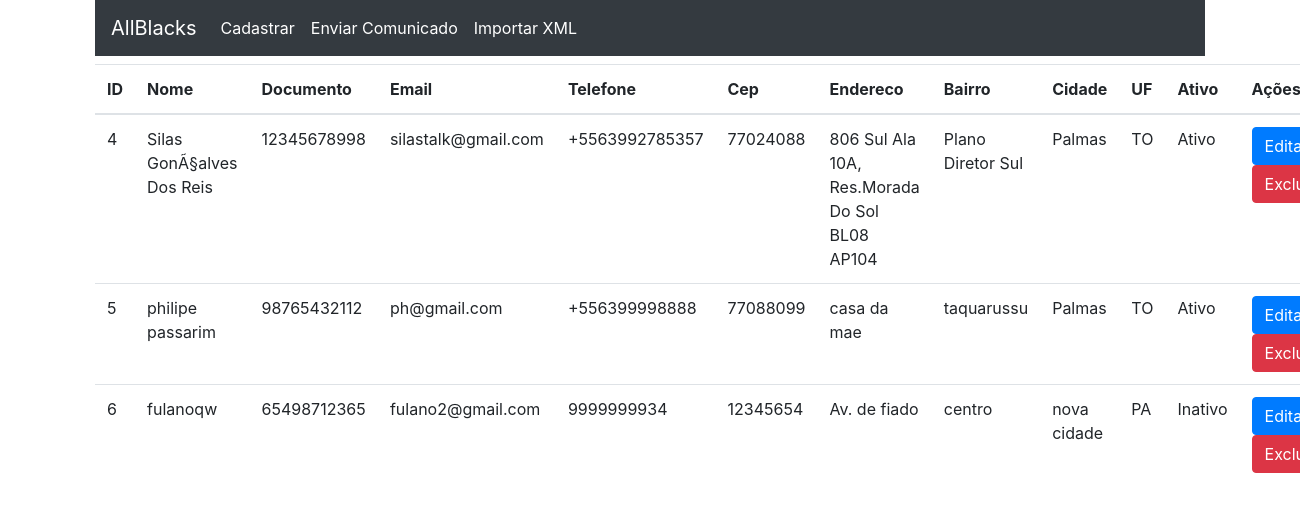
Before: / with the older database file.
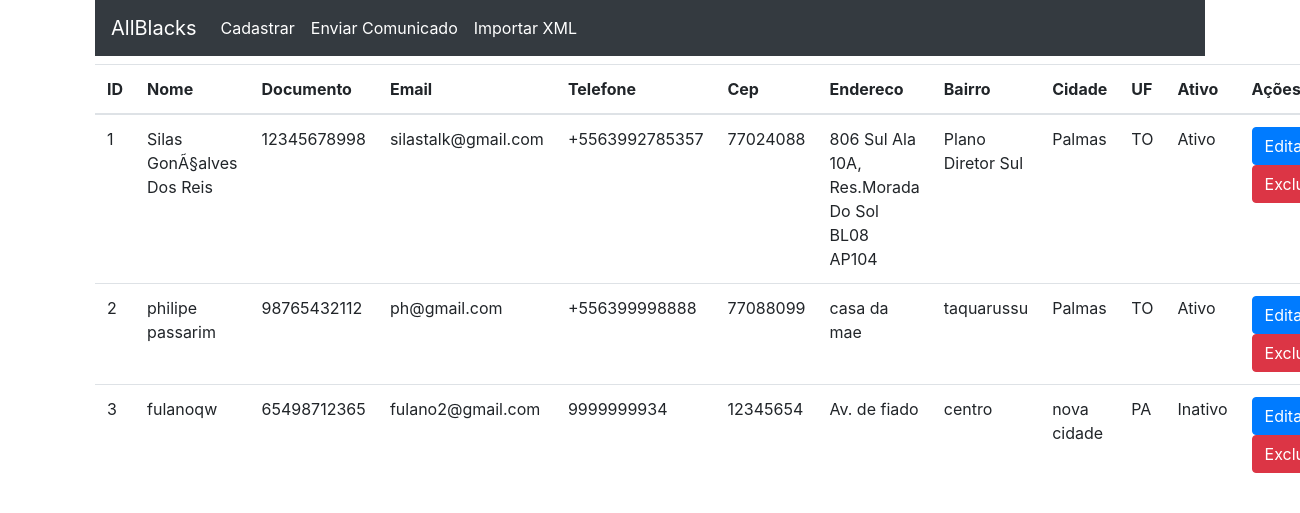
After: the same page with the newer database file.
### tables this page shows
CREATE TABLE IF NOT EXISTS `torcedores` (
  `id` int(11) NOT NULL AUTO_INCREMENT,
  `nome` varchar(100) NOT NULL,
  `documento` varchar(11) NOT NULL,
  `email` varchar(50) DEFAULT NULL,
  `telefone` varchar(15) DEFAULT NULL,
  `cep` varchar(9) NOT NULL,
  `endereco` varchar(100) NOT NULL,
  `bairro` varchar(50) NOT NULL,
  `cidade` varchar(50) NOT NULL,
  `uf` varchar(2) NOT NULL,
  `ativo` enum('1','') DEFAULT NULL,
  PRIMARY KEY (`id`)
);

### index.php (called while the page is built, shortened)
<?php
$torcedores = Torcedor::getTorcedores();
include __DIR__.'/includes/header.php';
include __DIR__.'/includes/list.php';
include __DIR__.'/includes/footer.php';

### app/Db/Database.php (called while the page is built, shortened)
<?php
class Database{
    private $table;
    private $connection;
    public function __construct($table = null)
    {
        $this->table = $table;
    }
    private function setConnection(){
        try{
            $this->connection = new PDO('mysql:host='.self::HOST.';dbname='.self::DBNAME,self::USER,self::PASSWORD);
            $this->connection->setAttribute(PDO::ATTR_ERRMODE, PDO::ERRMODE_EXCEPTION);
        }catch(PDOException $e){
            die('ERROR: '.$e->getMessage());
        }
    }
    public function execute($query, $params = []){
        try{
            $statement = $this->connection->prepare($query);
            $statement->execute($params);
            return $statement;
        }catch(PDOException $e){
            die('ERROR: '.$e->getMessage());
        }
    }
    public function select($where = null, $order = null, $limit = null, $fields = '*'){
        $where = strlen($where) ? 'WHERE '.$where : '';
        $order = strlen($order) ? 'ORDER BY '.$order : '';
        $limit = strlen($limit) ? 'LIMIT '.$limit : '';
        $query = 'SELECT '.$fields.' FROM '.$this->table.' '.$where.' '.$order.' '.$limit;
        return $this->execute($query);
    }
}

### app/Entity/Torcedor.php (called while the page is built, shortened)
<?php
class Torcedor{
    public static function getTorcedores($where = null, $order = null, $limit = null){
        return (new Database('torcedores'))->select($where, $order, $limit)
                                            ->fetchAll(PDO::FETCH_CLASS, self::class);
    }
}

### includes/list.php (the view, shortened to what this page needs)
<?php
$resultados = '';
foreach($torcedores as $torcedor){
    $resultados .= '<tr>
                        <td>'.$torcedor->id.'</td>
                        <td>'.$torcedor->nome.'</td>
                        <td>'.$torcedor->documento.'</td>
                        <td>'.$torcedor->email.'</td>
                        <td>'.$torcedor->telefone.'</td>
                        <td>'.$torcedor->cep.'</td>
                        <td>'.$torcedor->endereco.'</td>
                        <td>'.$torcedor->bairro.'</td>
                        <td>'.$torcedor->cidade.'</td>
                        <td>'.$torcedor->uf.'</td>
                        <td>'.($torcedor->ativo == 1 ? 'Ativo' : 'Inativo').'</td>
                        <td>
                            <a href="editar.php?id='.$torcedor->id.'">
                                <button type="button" class="btn btn-primary">Editar</button>
                            </a>
                            <a href="excluir.php?id='.$torcedor->id.'">
                                <button type="button" class="btn btn-danger">Excluir</button>
                            </a>
                        </td>
                    </tr>';
}
?>
<main>
    <section>
        <table class="table mt-2">
            <thead>
                <tr>
                    <th>ID</th>
                    <th>Nome</th>
                    <th>Documento</th>
                    <th>Email</th>
                    <th>Telefone</th>
                    <th>Cep</th>
                    <th>Endereco</th>
                    <th>Bairro</th>
                    <th>Cidade</th>
                    <th>UF</th>
                    <th>Ativo</th>
                    <th>Ações</th>
                </tr>
            </thead>
            <tbody>
                <?=$resultados?>
            </tbody>
    </section>
</main>

### includes/header.php (shortened to what this page needs)
<!doctype html>
<html lang="en">
<head>
    <link rel="stylesheet" href="https://cdn.jsdelivr.net/npm/bootstrap@4.6.1/dist/css/bootstrap.min.css">
</head>
<body>
    <div class="container">
        <nav class="navbar navbar-expand-lg navbar-dark bg-dark">
            <a href="index.php" class="navbar-brand">AllBlacks</a>
            <div class="collapse navbar-collapse" id="navbarSupportedContent">
                <ul class="navbar-nav mr-auto">
                    <li class="nav-item active">
                        <a class="nav-link" href="cadastrar.php">Cadastrar <span class="sr-only"></span></a>
                    </li>
                    <li class="nav-item active">
                        <a class="nav-link" href="enviarEmail.php">Enviar Comunicado <span class="sr-only"></span></a>
                    </li>
                    <li class="nav-item active">
                        <a class="nav-link" href="lerXml.php">Importar XML <span class="sr-only"></span></a>
                    </li>
                </ul>
            </div>
        </nav>

### includes/footer.php (shortened to what this page needs)
  </body>
</html>

Changed rows visible on the page:
removed torcedores: id "4", nome "Silas GonÃ§alves Dos Reis", documento "12345678998", email "silastalk@gmail.com", telefone "+5563992785357", cep "77024088", endereco "806 Sul Ala 10A, Res.Morada Do Sol BL08 AP104", bairro "Plano Diretor Sul", cidade "Palmas", uf "TO", ativo "Ativo"
removed torcedores: id "5", nome "philipe passarim", documento "98765432112", email "ph@gmail.com", telefone "+556399998888", cep "77088099", endereco "casa da mae", bairro "taquarussu", cidade "Palmas", uf "TO", ativo "Ativo"
removed torcedores: id "6", nome "fulanoqw", documento "65498712365", email "fulano2@gmail.com", telefone "9999999934", cep "12345654", endereco "Av. de fiado", bairro "centro", cidade "nova cidade", uf "PA", ativo "Inativo"
added torcedores: id "1", nome "Silas GonÃ§alves Dos Reis", documento "12345678998", email "silastalk@gmail.com", telefone "+5563992785357", cep "77024088", endereco "806 Sul Ala 10A, Res.Morada Do Sol BL08 AP104", bairro "Plano Diretor Sul", cidade "Palmas", uf "TO", ativo "Ativo"
added torcedores: id "2", nome "philipe passarim", documento "98765432112", email "ph@gmail.com", telefone "+556399998888", cep "77088099", endereco "casa da mae", bairro "taquarussu", cidade "Palmas", uf "TO", ativo "Ativo"
added torcedores: id "3", nome "fulanoqw", documento "65498712365", email "fulano2@gmail.com", telefone "9999999934", cep "12345654", endereco "Av. de fiado", bairro "centro", cidade "nova cidade", uf "PA", ativo "Inativo"
